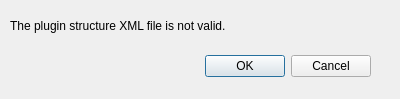
<?xml version="1.0" encoding="UTF-8"?>
<ui version="4.0">
 <class>structureErrorWindow</class>
 <widget class="QDialog" name="structureErrorWindow">
  <property name="geometry">
   <rect>
    <x>0</x>
    <y>0</y>
    <width>400</width>
    <height>99</height>
   </rect>
  </property>
  <property name="windowTitle">
   <string>Error Message: Plugin Structure</string>
  </property>
  <widget class="QDialogButtonBox" name="buttonBox">
   <property name="geometry">
    <rect>
     <x>30</x>
     <y>50</y>
     <width>341</width>
     <height>32</height>
    </rect>
   </property>
   <property name="orientation">
    <enum>Qt::Horizontal</enum>
   </property>
   <property name="standardButtons">
    <set>QDialogButtonBox::Cancel|QDialogButtonBox::Ok</set>
   </property>
  </widget>
  <widget class="QLabel" name="messageLabel">
   <property name="geometry">
    <rect>
     <x>10</x>
     <y>10</y>
     <width>371</width>
     <height>31</height>
    </rect>
   </property>
   <property name="text">
    <string>The plugin structure XML file is not valid.</string>
   </property>
  </widget>
 </widget>
 <resources/>
 <connections>
  <connection>
   <sender>buttonBox</sender>
   <signal>accepted()</signal>
   <receiver>structureErrorWindow</receiver>
   <slot>accept()</slot>
   <hints>
    <hint type="sourcelabel">
     <x>248</x>
     <y>254</y>
    </hint>
    <hint type="destinationlabel">
     <x>157</x>
     <y>274</y>
    </hint>
   </hints>
  </connection>
  <connection>
   <sender>buttonBox</sender>
   <signal>rejected()</signal>
   <receiver>structureErrorWindow</receiver>
   <slot>reject()</slot>
   <hints>
    <hint type="sourcelabel">
     <x>316</x>
     <y>260</y>
    </hint>
    <hint type="destinationlabel">
     <x>286</x>
     <y>274</y>
    </hint>
   </hints>
  </connection>
 </connections>
</ui>
